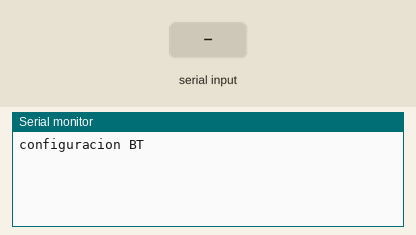
This sketch was run on a simulated Arduino Uno, built with avr-gcc and run on an emulated ATmega328P. On the bench: the last lines printed to the serial monitor. The inputs (shaded band) are chosen by the test bench.

Above: at 1.2 s.
1.3 s: "1" received over the second serial link
At 2.5 s:
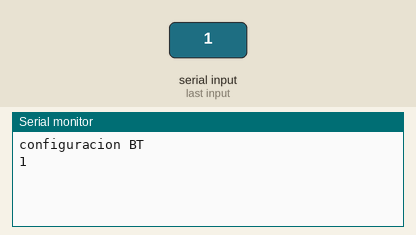
2.8 s: "0" received over the second serial link
At 3.7 s:
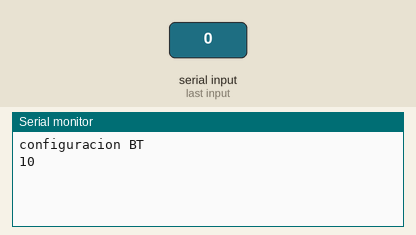

The sketch:

CONFIGURACION_BT_HC05.ino
```cpp
#include<SoftwareSerial.h>
SoftwareSerial mySerial(10, 11);// son los pines de // RX, TX


void setup() {
  Serial.begin(9600);//comunicacion al pc
  mySerial.begin(38400);//comunicacion al BT
  Serial.println("configuracion BT");//MENSAJE

}

void loop() {
  //EN ESTA PARTE TODO LO QUE ESCRIBA SE VISUALIZA EN EL MONITOR SERIAL
  if(mySerial.available())
      Serial.write(mySerial.read());
   if(Serial.available())
    mySerial.write(Serial.read());
//EN MONITOR SERIAL SE DEBE COLOCAR CR+LF
}
```

Measured:
- after the input at 1.3 s, the serial monitor: prints a new line at once (image 1)
- after the input at 2.8 s, the serial monitor: prints a new line at once (image 2)
